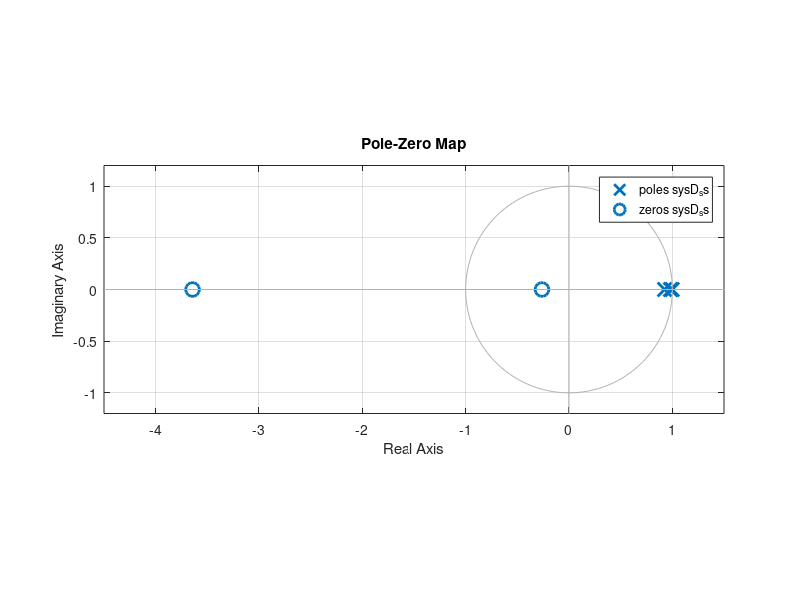
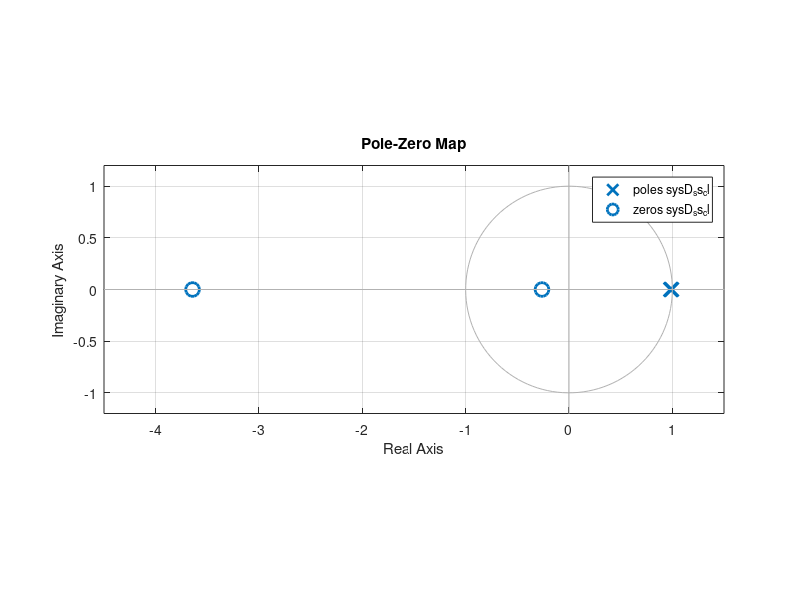
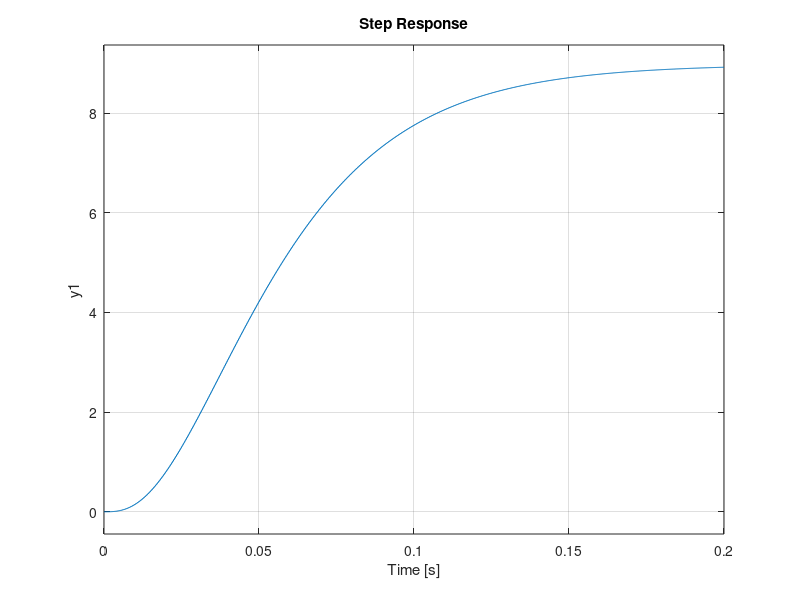

Reproduce these figures in MATLAB, in order. (Note: this script raises an error after producing the figures.)
%This code designs the state space controller for the HDD system

clear
clc
close all

%% define the system
Ts = 1/5e3; %sampling frequency 5k Hz
s = tf('s');
sys_ol = 1.437e6/(s^3+484.5*s^2+38025*s+2.53e5)
sys_ss = ss(sys_ol) %state space representation
[pole_c, zero_c] = pzmap(sys_ss) %continuous poles and zeroes
sysD_ss = c2d(sys_ss, Ts, 'ZOH') %convert to digital state space
[pole_d, zero_d] = pzmap(sysD_ss) %digital poles and zeroes
figure %digital poles and zeros map
pzmap(sysD_ss)
grid on
axis equal

%{
===================
design requirements
===================
%}
T_r = 0.07; %rise time
a = 2.2/T_r;
%==================

%define roots
rootZ1 = exp(Ts*-a)
rootZ2 = exp(Ts*-2*a)
rootZ3 = exp(Ts*-2.5*a);
p_d = [rootZ1, rootZ2, rootZ3];

%calculate the K matrix
K_d = place(sysD_ss.a, sysD_ss.b, p_d)
%calculate the closed-loop matrix A
Acl_d = sysD_ss.a - sysD_ss.b*K_d
eig(Acl_d) %check if the roots are correctly calculated
%rebuild the closed loop system
sysD_ss_cl = ss(Acl_d, sysD_ss.b, sysD_ss.c, 0, Ts)

%check poles and zeros
figure
pzmap(sysD_ss_cl)
grid on
axis equal

%check step response
figure
step(sysD_ss_cl)
stepinfo(sysD_ss_cl)

%check impulse response
figure
impulse(sysD_ss_cl)

%% observer design
%specify the roots
rootZ1_obs = exp(Ts*-a*6);
rootZ2_obs = exp(Ts*-a*6.5);
rootZ3_obs = exp(Ts*-a*7);

%define root matrix p
p_obs = [rootZ1_obs, rootZ2_obs, rootZ3_obs]
L_obs = place(sysD_ss.a', sysD_ss.c', p_obs)'
A1 = sysD_ss.a-sysD_ss.b*K_d-L_obs*sysD_ss.c;